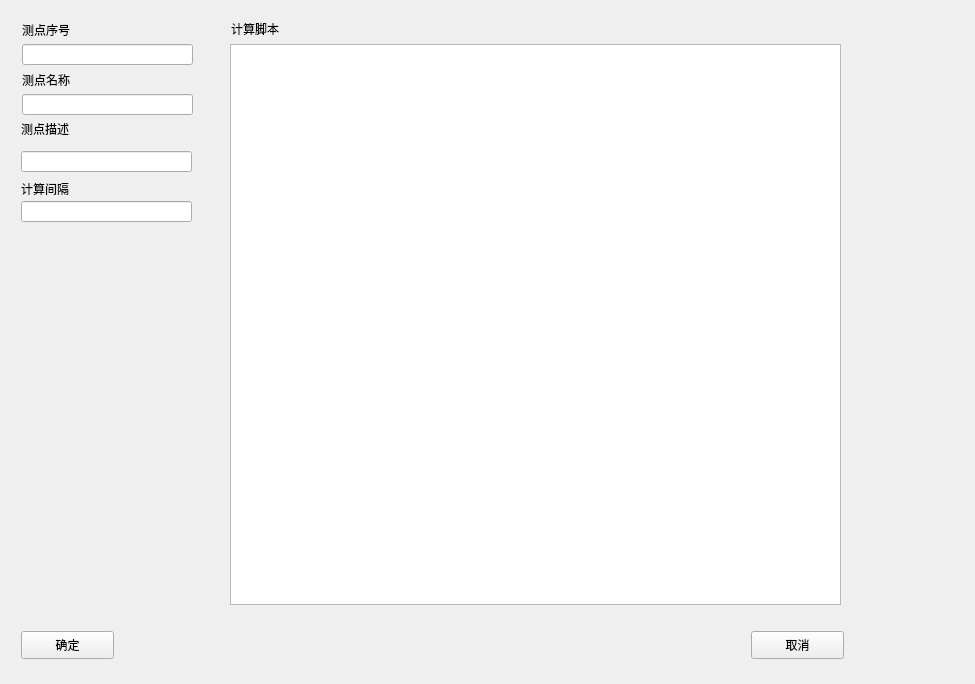
<?xml version="1.0" encoding="UTF-8"?>
<ui version="4.0">
 <class>EditTagClass</class>
 <widget class="QWidget" name="EditTagClass">
  <property name="geometry">
   <rect>
    <x>0</x>
    <y>0</y>
    <width>975</width>
    <height>684</height>
   </rect>
  </property>
  <property name="windowTitle">
   <string>编辑测点</string>
  </property>
  <property name="windowIcon">
   <iconset>
    <normaloff>myapp.ico</normaloff>myapp.ico</iconset>
  </property>
  <layout class="QGridLayout" name="gridLayout">
   <item row="0" column="0">
    <widget class="QWidget" name="widget" native="true">
     <widget class="QLabel" name="label">
      <property name="geometry">
       <rect>
        <x>11</x>
        <y>11</y>
        <width>60</width>
        <height>16</height>
       </rect>
      </property>
      <property name="text">
       <string>测点序号</string>
      </property>
     </widget>
     <widget class="QLabel" name="label_3">
      <property name="geometry">
       <rect>
        <x>220</x>
        <y>10</y>
        <width>60</width>
        <height>16</height>
       </rect>
      </property>
      <property name="text">
       <string>计算脚本</string>
      </property>
     </widget>
     <widget class="QLineEdit" name="lineEdit_index">
      <property name="geometry">
       <rect>
        <x>11</x>
        <y>33</y>
        <width>171</width>
        <height>21</height>
       </rect>
      </property>
      <property name="sizePolicy">
       <sizepolicy hsizetype="Fixed" vsizetype="Fixed">
        <horstretch>0</horstretch>
        <verstretch>0</verstretch>
       </sizepolicy>
      </property>
      <property name="maxLength">
       <number>100</number>
      </property>
     </widget>
     <widget class="QTextEdit" name="textEdit">
      <property name="geometry">
       <rect>
        <x>219</x>
        <y>33</y>
        <width>611</width>
        <height>561</height>
       </rect>
      </property>
     </widget>
     <widget class="QLabel" name="label_2">
      <property name="geometry">
       <rect>
        <x>11</x>
        <y>61</y>
        <width>60</width>
        <height>16</height>
       </rect>
      </property>
      <property name="text">
       <string>测点名称</string>
      </property>
     </widget>
     <widget class="QLineEdit" name="lineEdit_name">
      <property name="geometry">
       <rect>
        <x>11</x>
        <y>83</y>
        <width>171</width>
        <height>21</height>
       </rect>
      </property>
      <property name="sizePolicy">
       <sizepolicy hsizetype="Fixed" vsizetype="Fixed">
        <horstretch>0</horstretch>
        <verstretch>0</verstretch>
       </sizepolicy>
      </property>
      <property name="frame">
       <bool>true</bool>
      </property>
      <property name="dragEnabled">
       <bool>false</bool>
      </property>
     </widget>
     <widget class="QLabel" name="label_4">
      <property name="geometry">
       <rect>
        <x>10</x>
        <y>170</y>
        <width>60</width>
        <height>16</height>
       </rect>
      </property>
      <property name="text">
       <string>计算间隔</string>
      </property>
     </widget>
     <widget class="QLineEdit" name="lineEdit_interval">
      <property name="geometry">
       <rect>
        <x>10</x>
        <y>190</y>
        <width>171</width>
        <height>21</height>
       </rect>
      </property>
      <property name="sizePolicy">
       <sizepolicy hsizetype="Fixed" vsizetype="Fixed">
        <horstretch>0</horstretch>
        <verstretch>0</verstretch>
       </sizepolicy>
      </property>
     </widget>
     <widget class="QPushButton" name="pushButton_ok">
      <property name="geometry">
       <rect>
        <x>10</x>
        <y>620</y>
        <width>93</width>
        <height>28</height>
       </rect>
      </property>
      <property name="text">
       <string>确定</string>
      </property>
     </widget>
     <widget class="QPushButton" name="pushButton_cancel">
      <property name="geometry">
       <rect>
        <x>740</x>
        <y>620</y>
        <width>93</width>
        <height>28</height>
       </rect>
      </property>
      <property name="text">
       <string>取消</string>
      </property>
     </widget>
     <widget class="QLabel" name="label_6">
      <property name="geometry">
       <rect>
        <x>10</x>
        <y>110</y>
        <width>60</width>
        <height>16</height>
       </rect>
      </property>
      <property name="text">
       <string>测点描述</string>
      </property>
     </widget>
     <widget class="QLineEdit" name="lineEdit_describe">
      <property name="geometry">
       <rect>
        <x>10</x>
        <y>140</y>
        <width>171</width>
        <height>21</height>
       </rect>
      </property>
      <property name="sizePolicy">
       <sizepolicy hsizetype="Fixed" vsizetype="Fixed">
        <horstretch>0</horstretch>
        <verstretch>0</verstretch>
       </sizepolicy>
      </property>
      <property name="frame">
       <bool>true</bool>
      </property>
      <property name="dragEnabled">
       <bool>false</bool>
      </property>
     </widget>
    </widget>
   </item>
  </layout>
 </widget>
 <layoutdefault spacing="6" margin="11"/>
 <resources/>
 <connections/>
</ui>
